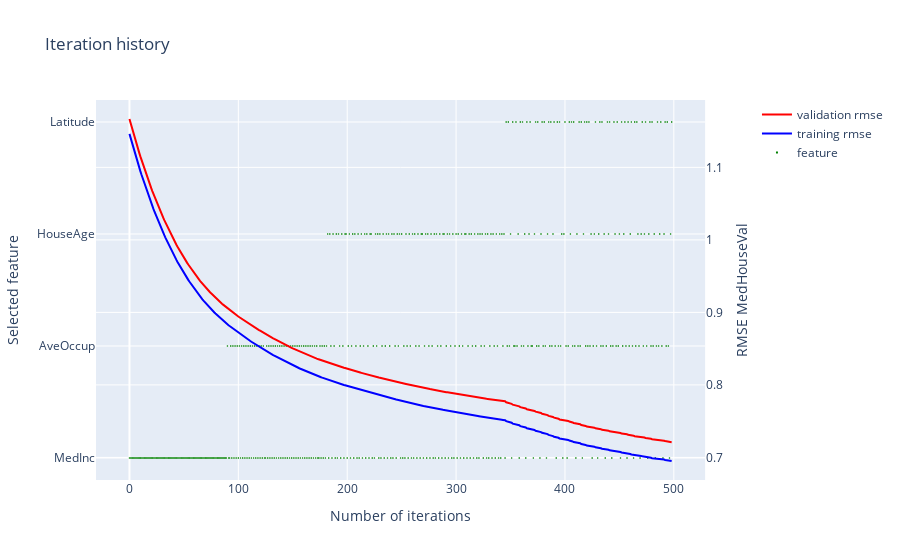
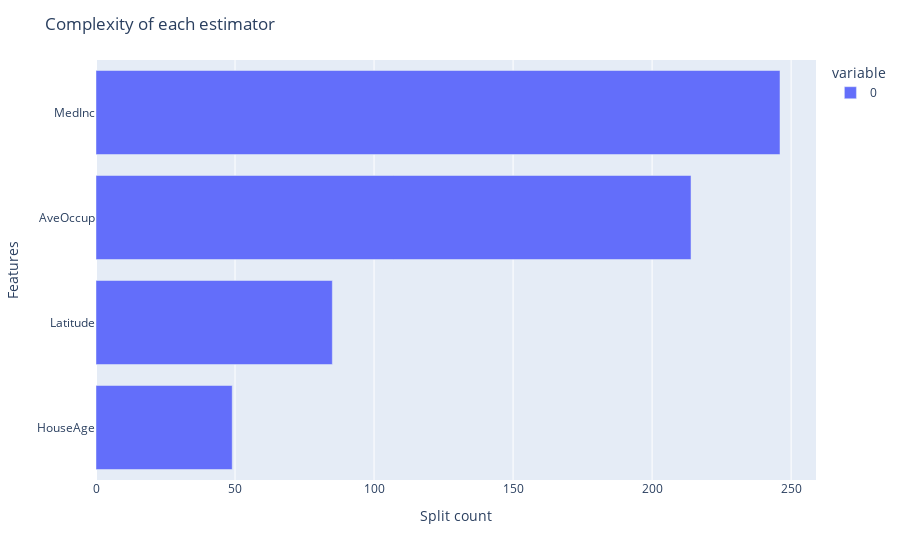

Notebook code cell kept with these figures, in order:
### Markdown cell above
## Interpretability

### Code cell
sparsereg = SparseAdditiveBoostingRegressor(
    learning_rate=0.01,
    n_estimators=500,
    max_depth=4,
    row_subsample=0.85,
    random_state=0,
)
sparsereg.fit(X, y)
sparsereg.plot_model_information()

### Figure 1 — Plotly figure (JSON) as saved in the notebook; plotly's stock layout.template omitted (floating-point values rounded to 4 significant figures; data arrays with more than 128 entries replaced by an {"elided": "..."} marker saying what was removed)
{"data": [{"line": {"color": "red"}, "name": "validation rmse", "x": {"elided": "499 int values"}, "y": {"elided": "500 float values"}, "type": "scatter", "xaxis": "x", "yaxis": "y2"}, {"line": {"color": "blue"}, "name": "training rmse", "x": {"elided": "499 int values"}, "y": {"elided": "500 float values"}, "type": "scatter", "xaxis": "x", "yaxis": "y2"}, {"marker": {"color": "green", "size": 1.3, "symbol": "square"}, "mode": "markers", "name": "feature", "x": {"elided": "499 int values"}, "y": {"elided": "499 str values"}, "type": "scatter", "xaxis": "x", "yaxis": "y"}], "layout": {"xaxis": {"anchor": "y", "domain": [0.0, 0.94], "title": {"text": "Number of iterations"}}, "yaxis": {"anchor": "x", "domain": [0.0, 1.0], "title": {"text": "Selected feature"}}, "yaxis2": {"anchor": "x", "overlaying": "y", "side": "right", "title": {"text": "RMSE MedHouseVal"}}, "showlegend": true, "title": {"text": "Iteration history"}}}

### Figure 2 — Plotly figure (JSON) as saved in the notebook; plotly's stock layout.template omitted (floating-point values rounded to 4 significant figures)
{"data": [{"alignmentgroup": "True", "hovertemplate": "variable=0<br>value=%{x}<br>index=%{y}<extra></extra>", "legendgroup": "0", "marker": {"color": "#636efa", "pattern": {"shape": ""}}, "name": "0", "offsetgroup": "0", "orientation": "h", "showlegend": true, "textposition": "auto", "x": [49, 85, 214, 246], "xaxis": "x", "y": ["HouseAge", "Latitude", "AveOccup", "MedInc"], "yaxis": "y", "type": "bar"}], "layout": {"xaxis": {"anchor": "y", "domain": [0.0, 1.0], "title": {"text": "Split count"}}, "yaxis": {"anchor": "x", "domain": [0.0, 1.0], "title": {"text": "Features"}}, "legend": {"title": {"text": "variable"}, "tracegroupgap": 0}, "margin": {"t": 60}, "barmode": "relative", "title": {"text": "Complexity of each estimator"}}}
